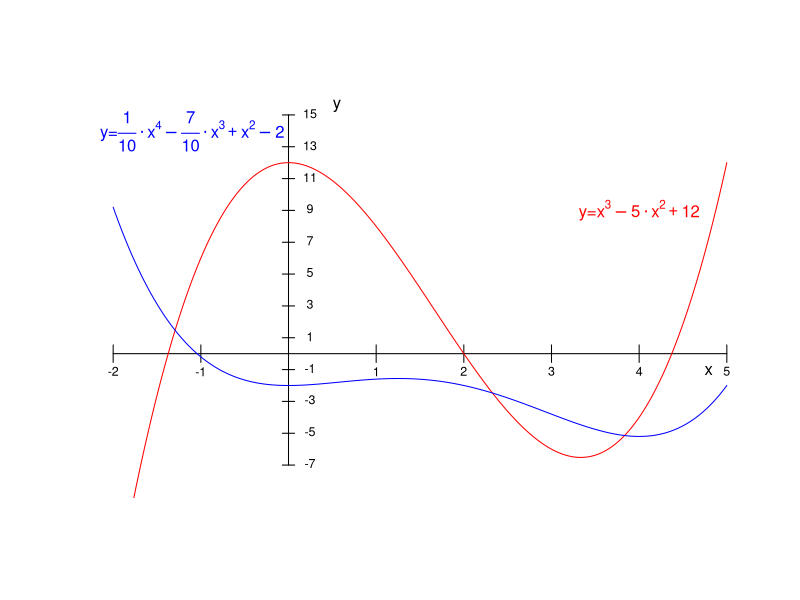
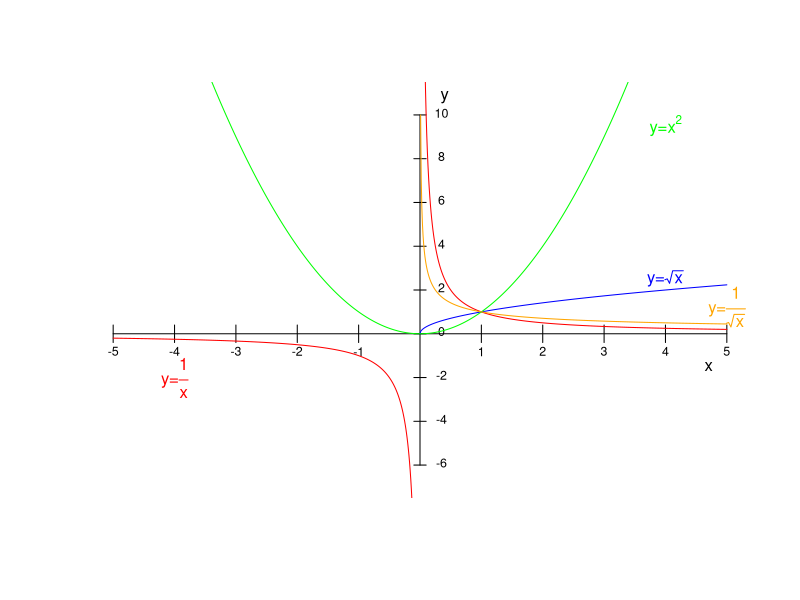
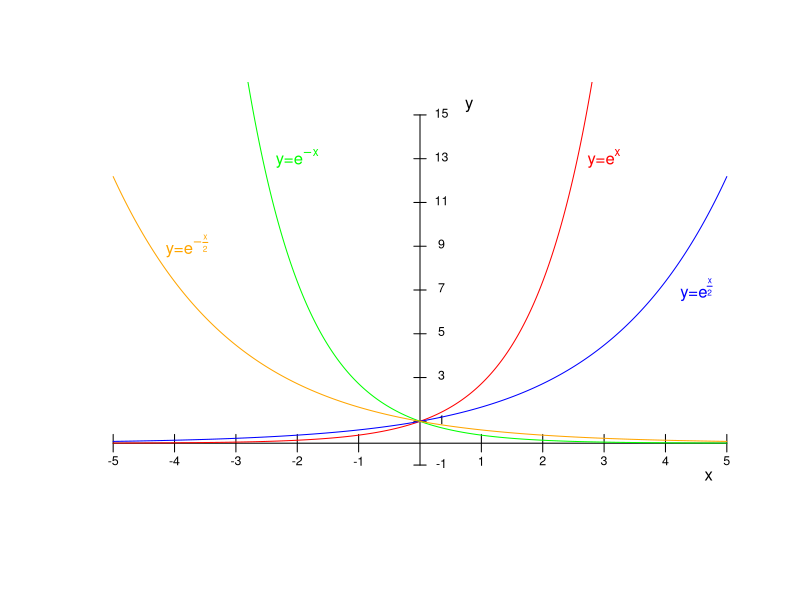
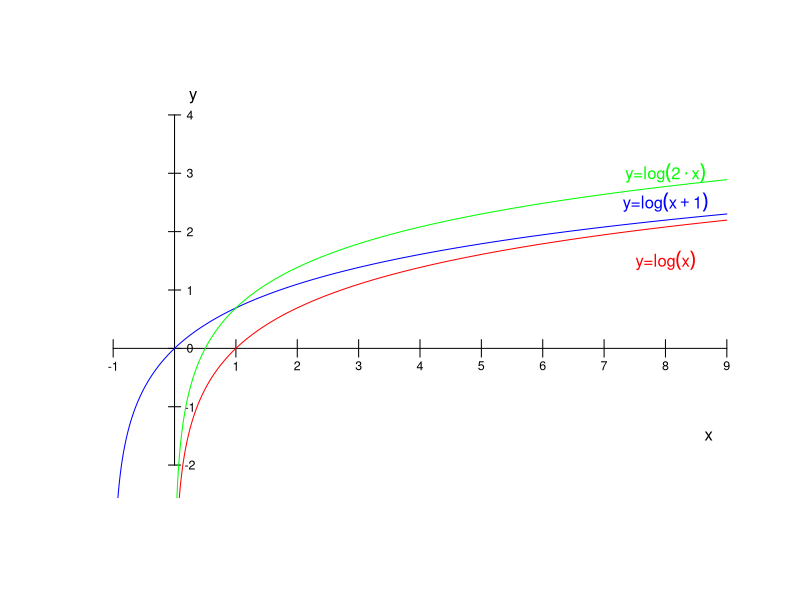
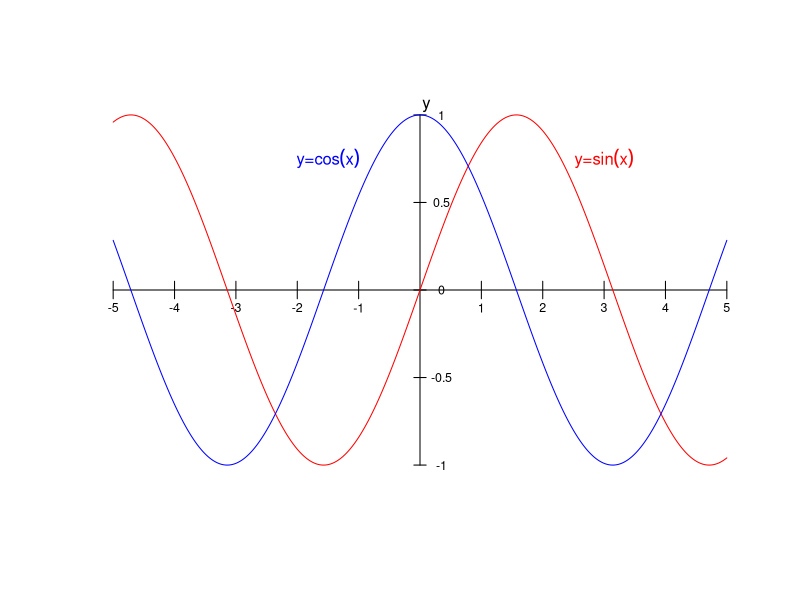
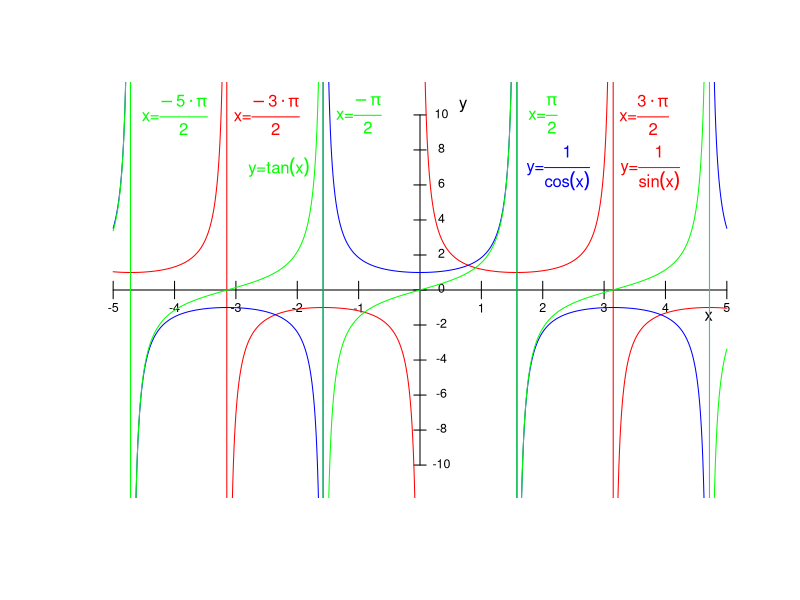
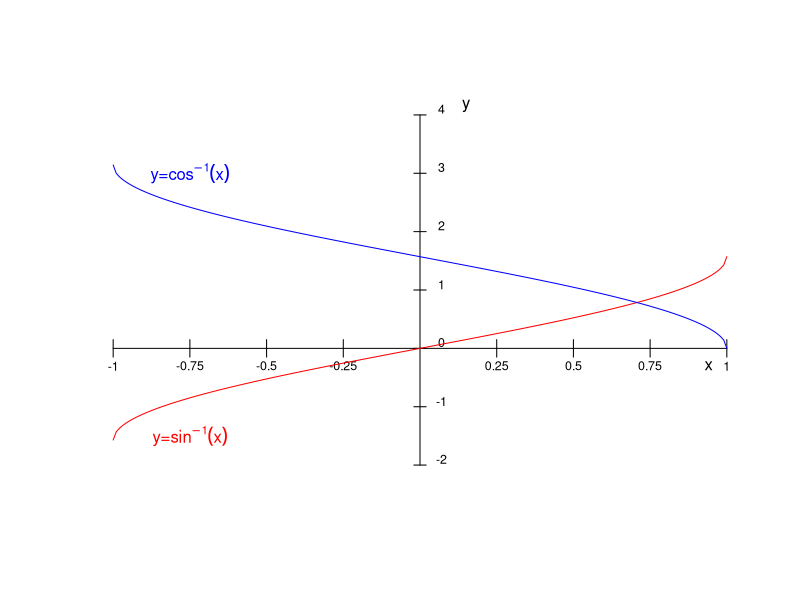
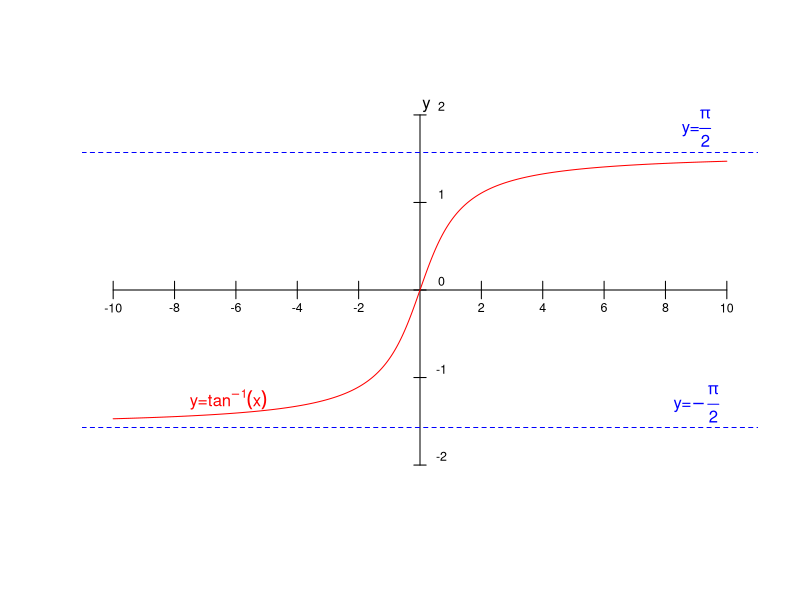

Reproduce these figures in R, in order.
## ---- chunk 1
#| context: setup
#addResourcePath("Images", "Images")
## ---- chunk 2
xmin=-2
xmax=5
ymin=-7
ymax=15
tolx=0.01*(xmax-xmin)
toly=0.05*(ymax-ymin)
quantsx=7
quantsy=11
f = function(x){x^3-5*x^2+12}
g = function(x){x^4/10-7*x^3/10+x^2-2}
plot(c(xmin-tolx,xmax+tolx,xmin-tolx,xmax+tolx),c(ymin-toly,ymin-toly,ymax+toly,ymax+toly),type="n",xlab="",ylab="",xaxt="n",yaxt="n",axes=FALSE)
x=seq(from=xmin,to=xmax,by=0.01)
#points(x,f(x),type="l")
lines(c(0,0),c(ymin,ymax))
lines(c(xmin,xmax),c(0,0))
text(xmax-3*tolx,-15*tolx,"x")
text(toly/2,ymax+toly/2,"y")
for (i in 0:(quantsx)){
  if(xmin+((xmax-xmin)/quantsx)*i != 0){
    lines(rep(xmin+((xmax-xmin)/quantsx)*i,2),c(-0.5*toly,+0.5*toly))
    text(xmin+((xmax-xmin)/quantsx)*i,-1*toly,xmin+((xmax-xmin)/quantsx)*i,cex=0.75)}
  }

for (i in 0:(quantsy)){
  lines(c(-tolx,tolx),ymin+rep(((ymax-ymin)/quantsy)*i,2))
 text(3.5*tolx,0.1+ymin+((ymax-ymin)/quantsy)*i,ymin+((ymax-ymin)/quantsy)*i,cex=0.75)
}
lines(x,f(x),col="red")
lines(x,g(x),col="blue")
text(4,9,expression(paste("y=",x^3 - 5%.%x^2 + 12)),col="red")
text(-1.1,14,expression(paste("y=",frac(1,10)%.%x^4 - frac(7,10)%.%x^3 + x^2 - 2)),col="blue")
## ---- chunk 3
xmin=-5
xmax=5
ymin=-6
ymax=10
tolx=0.01*(xmax-xmin)
toly=0.05*(ymax-ymin)
quantsx=10
quantsy=8
f = function(x){1/x}
g = function(x){sqrt(x)}
h = function(x){x^2}
k = function(x){1/sqrt(x)}
plot(c(xmin-tolx,xmax+tolx,xmin-tolx,xmax+tolx),c(ymin-toly,ymin-toly,ymax+toly,ymax+toly),type="n",xlab="",ylab="",xaxt="n",yaxt="n",axes=FALSE)
x=seq(from=xmin,to=xmax,by=0.01)
#points(x,f(x),type="l")
lines(c(0,0),c(ymin,ymax))
lines(c(xmin,xmax),c(0,0))
text(xmax-3*tolx,-15*tolx,"x")
text(toly/2,ymax+toly,"y")
for (i in 0:(quantsx)){
  if(xmin+((xmax-xmin)/quantsx)*i != 0){
    lines(rep(xmin+((xmax-xmin)/quantsx)*i,2),c(-0.5*toly,+0.5*toly))
    text(xmin+((xmax-xmin)/quantsx)*i,-1*toly,xmin+((xmax-xmin)/quantsx)*i,cex=0.75)}
  }

for (i in 0:(quantsy)){
  lines(c(-tolx,tolx),ymin+rep(((ymax-ymin)/quantsy)*i,2))
 text(3.5*tolx,0.1+ymin+((ymax-ymin)/quantsy)*i,ymin+((ymax-ymin)/quantsy)*i,cex=0.75)
}
lines(x,f(x),col="red")
lines(x,g(x),col="blue")
lines(x,h(x),col="green")
lines(x,k(x),col="orange")
text(-4,-2,expression(paste("y=",frac(1,x))),col="red")
text(4,2.5,expression(paste("y=",sqrt(x))),col="blue")
text(4,9.5,expression(paste("y=",x^2)),col="green")
text(5,1.25,expression(paste("y=",frac(1,sqrt(x)))),col="orange")
## ---- chunk 4
xmin=-5
xmax=5
ymin=-1
ymax=15
tolx=0.01*(xmax-xmin)
toly=0.05*(ymax-ymin)
quantsx=10
quantsy=8
f = function(x){exp(x)}
g = function(x){exp(x/2)}
h = function(x){exp(-x)}
k = function(x){exp(-x/2)}
plot(c(xmin-tolx,xmax+tolx,xmin-tolx,xmax+tolx),c(ymin-toly,ymin-toly,ymax+toly,ymax+toly),type="n",xlab="",ylab="",xaxt="n",yaxt="n",axes=FALSE)
x=seq(from=xmin,to=xmax,by=0.01)
#points(x,f(x),type="l")
lines(c(0,0),c(ymin,ymax))
lines(c(xmin,xmax),c(0,0))
text(xmax-3*tolx,-15*tolx,"x")
text(toly,ymax+toly/2,"y")
for (i in 0:(quantsx)){
  if(xmin+((xmax-xmin)/quantsx)*i != 0){
    lines(rep(xmin+((xmax-xmin)/quantsx)*i,2),c(-0.5*toly,+0.5*toly))
    text(xmin+((xmax-xmin)/quantsx)*i,-1*toly,xmin+((xmax-xmin)/quantsx)*i,cex=0.75)}
  }

for (i in 0:(quantsy)){
  lines(c(-tolx,tolx),ymin+rep(((ymax-ymin)/quantsy)*i,2))
 text(3.5*tolx,0.1+ymin+((ymax-ymin)/quantsy)*i,ymin+((ymax-ymin)/quantsy)*i,cex=0.75)
}
lines(x,f(x),col="red")
lines(x,g(x),col="blue")
lines(x,h(x),col="green")
lines(x,k(x),col="orange")
text(3,13,expression(paste("y=",e^x)),col="red")
text(4.5,7,expression(paste("y=",e^frac(x,2))),col="blue")
text(-2,13,expression(paste("y=",e^-x)),col="green")
text(-3.8,9,expression(paste("y=",e^-frac(x,2))),col="orange")
## ---- chunk 5
xmin=-1
xmax=9
ymin=-2
ymax=4
tolx=0.01*(xmax-xmin)
toly=0.05*(ymax-ymin)
quantsx=10
quantsy=6
f = function(x){log(x)}
g = function(x){log(1+x)}
h = function(x){log(2*x)}
plot(c(xmin-tolx,xmax+tolx,xmin-tolx,xmax+tolx),c(ymin-toly,ymin-toly,ymax+toly,ymax+toly),type="n",xlab="",ylab="",xaxt="n",yaxt="n",axes=FALSE)
x=seq(from=xmin,to=xmax,by=0.01)
#points(x,f(x),type="l")
lines(c(0,0),c(ymin,ymax))
lines(c(xmin,xmax),c(0,0))
text(xmax-3*tolx,-15*tolx,"x")
text(toly,ymax+toly,"y")
for (i in 0:(quantsx)){
  if(xmin+((xmax-xmin)/quantsx)*i != 0){
    lines(rep(xmin+((xmax-xmin)/quantsx)*i,2),c(-0.5*toly,+0.5*toly))
    text(xmin+((xmax-xmin)/quantsx)*i,-1*toly,xmin+((xmax-xmin)/quantsx)*i,cex=0.75)}
  }

for (i in 0:(quantsy)){
  lines(c(-tolx,tolx),ymin+rep(((ymax-ymin)/quantsy)*i,2))
 text(2.5*tolx,ymin+((ymax-ymin)/quantsy)*i,ymin+((ymax-ymin)/quantsy)*i,cex=0.75)
}
lines(x,f(x),col="red")
lines(x,g(x),col="blue")
lines(x,h(x),col="green")
text(8,1.5,expression(paste("y=",log(x))),col="red")
text(8,2.5,expression(paste("y=",log(x+1))),col="blue")
text(8,3,expression(paste("y=",log(2%.%x))),col="green")
## ---- chunk 6
xmin=-5
xmax=5
ymin=-1
ymax=1
tolx=0.01*(xmax-xmin)
toly=0.05*(ymax-ymin)
quantsx=10
quantsy=4
f = function(x){sin(x)}
g = function(x){cos(x)}
plot(c(xmin-tolx,xmax+tolx,xmin-tolx,xmax+tolx),c(ymin-toly,ymin-toly,ymax+toly,ymax+toly),type="n",xlab="",ylab="",xaxt="n",yaxt="n",axes=FALSE)
x=seq(from=xmin,to=xmax,by=0.01)
#points(x,f(x),type="l")
lines(c(0,0),c(ymin,ymax))
lines(c(xmin,xmax),c(0,0))
text(xmax-3*tolx,-15*tolx,"x")
text(toly,ymax+toly/2,"y")
for (i in 0:(quantsx)){
  if(xmin+((xmax-xmin)/quantsx)*i != 0){
    lines(rep(xmin+((xmax-xmin)/quantsx)*i,2),c(-0.5*toly,+0.5*toly))
    text(xmin+((xmax-xmin)/quantsx)*i,-1*toly,xmin+((xmax-xmin)/quantsx)*i,cex=0.75)}
  }

for (i in 0:(quantsy)){
  lines(c(-tolx,tolx),ymin+rep(((ymax-ymin)/quantsy)*i,2))
 text(3.5*tolx,ymin+((ymax-ymin)/quantsy)*i,ymin+((ymax-ymin)/quantsy)*i,cex=0.75)
}
lines(x,f(x),col="red")
lines(x,g(x),col="blue")
text(3,0.75,expression(paste("y=",sin(x))),col="red")
text(-1.5,0.75,expression(paste("y=",cos(x))),col="blue")
## ---- chunk 7
xmin=-5
xmax=5
ymin=-10
ymax=10
tolx=0.01*(xmax-xmin)
toly=0.05*(ymax-ymin)
quantsx=10
quantsy=10
f = function(x){1/sin(x)}
g = function(x){1/cos(x)}
h = function(x){tan(x)}
plot(c(xmin-tolx,xmax+tolx,xmin-tolx,xmax+tolx),c(ymin-toly,ymin-toly,ymax+toly,ymax+toly),type="n",xlab="",ylab="",xaxt="n",yaxt="n",axes=FALSE)
x=seq(from=xmin,to=xmax,by=0.01)
#points(x,f(x),type="l")
lines(c(0,0),c(ymin,ymax))
lines(c(xmin,xmax),c(0,0))
text(xmax-3*tolx,-15*tolx,"x")
text(toly/2+0.2,ymax+toly/2,"y")
for (i in 0:(quantsx)){
  if(xmin+((xmax-xmin)/quantsx)*i != 0){
    lines(rep(xmin+((xmax-xmin)/quantsx)*i,2),c(-0.5*toly,+0.5*toly))
    text(xmin+((xmax-xmin)/quantsx)*i,-1*toly,xmin+((xmax-xmin)/quantsx)*i,cex=0.75)}
  }

for (i in 0:(quantsy)){
  lines(c(-tolx,tolx),ymin+rep(((ymax-ymin)/quantsy)*i,2))
 text(3.5*tolx,0.1+ymin+((ymax-ymin)/quantsy)*i,ymin+((ymax-ymin)/quantsy)*i,cex=0.75)
}
lines(x,f(x),col="red")
lines(x,g(x),col="blue")
lines(x,h(x),col="green")
text(3.75,7,expression(paste("y=",frac(1,sin(x)))),col="red")
text(2.25,7,expression(paste("y=",frac(1,cos(x)))),col="blue")
text(-2.3,7,expression(paste("y=",tan(x))),col="green")
text(-4,10,expression(paste("x=",frac(-5%.%pi,2))),col="green")
text(-2.5,10,expression(paste("x=",frac(-3%.%pi,2))),col="red")
text(-1,10,expression(paste("x=",frac(-pi,2))),col="green")
text(2,10,expression(paste("x=",frac(pi,2))),col="green")
text(3.65,10,expression(paste("x=",frac(3%.%pi,2))),col="red")
## ---- chunk 8
xmin=-1
xmax=1
ymin=-2
ymax=4
tolx=0.01*(xmax-xmin)
toly=0.05*(ymax-ymin)
quantsx=8
quantsy=6
f = function(x){asin(x)}
g = function(x){acos(x)}
plot(c(xmin-tolx,xmax+tolx,xmin-tolx,xmax+tolx),c(ymin-toly,ymin-toly,ymax+toly,ymax+toly),type="n",xlab="",ylab="",xaxt="n",yaxt="n",axes=FALSE)
x=seq(from=xmin,to=xmax,by=0.01)
#points(x,f(x),type="l")
lines(c(0,0),c(ymin,ymax))
lines(c(xmin,xmax),c(0,0))
text(xmax-3*tolx,-15*tolx,"x")
text(toly/2,ymax+toly/2,"y")
for (i in 0:(quantsx)){
  if(xmin+((xmax-xmin)/quantsx)*i != 0){
    lines(rep(xmin+((xmax-xmin)/quantsx)*i,2),c(-0.5*toly,+0.5*toly))
    text(xmin+((xmax-xmin)/quantsx)*i,-1*toly,xmin+((xmax-xmin)/quantsx)*i,cex=0.75)}
  }

for (i in 0:(quantsy)){
  lines(c(-tolx,tolx),ymin+rep(((ymax-ymin)/quantsy)*i,2))
 text(3.5*tolx,0.1+ymin+((ymax-ymin)/quantsy)*i,ymin+((ymax-ymin)/quantsy)*i,cex=0.75)
}
lines(x,f(x),col="red")
lines(x,g(x),col="blue")
text(-0.75,-1.5,expression(paste("y=",sin^-1,(x))),col="red")
text(-0.75,3,expression(paste("y=",cos^-1,(x))),col="blue")
## ---- chunk 9
xmin=-10
xmax=10
ymin=-2
ymax=2
tolx=0.01*(xmax-xmin)
toly=0.05*(ymax-ymin)
quantsx=10
quantsy=4
f = function(x){atan(x)}
plot(c(xmin-tolx,xmax+tolx,xmin-tolx,xmax+tolx),c(ymin-toly,ymin-toly,ymax+toly,ymax+toly),type="n",xlab="",ylab="",xaxt="n",yaxt="n",axes=FALSE)
x=seq(from=xmin,to=xmax,by=0.01)
#points(x,f(x),type="l")
lines(c(0,0),c(ymin,ymax))
lines(c(xmin,xmax),c(0,0))
text(xmax-3*tolx,-15*tolx,"x")
text(toly,ymax+toly/2,"y")
for (i in 0:(quantsx)){
  if(xmin+((xmax-xmin)/quantsx)*i != 0){
    lines(rep(xmin+((xmax-xmin)/quantsx)*i,2),c(-0.5*toly,+0.5*toly))
    text(xmin+((xmax-xmin)/quantsx)*i,-1*toly,xmin+((xmax-xmin)/quantsx)*i,cex=0.75)}
  }

for (i in 0:(quantsy)){
  lines(c(-tolx,tolx),ymin+rep(((ymax-ymin)/quantsy)*i,2))
 text(3.5*tolx,0.1+ymin+((ymax-ymin)/quantsy)*i,ymin+((ymax-ymin)/quantsy)*i,cex=0.75)
}
lines(x,f(x),col="red")
abline(h=pi/2,col="blue",lty=2)
abline(h=-pi/2,col="blue",lty=2)
text(-6.25,-1.25,expression(paste("y=",tan^-1,(x))),col="red")
text(9,-1.3,expression(paste("y=",-frac(pi,2))),col="blue")
text(9,1.85,expression(paste("y=",frac(pi,2))),col="blue")
